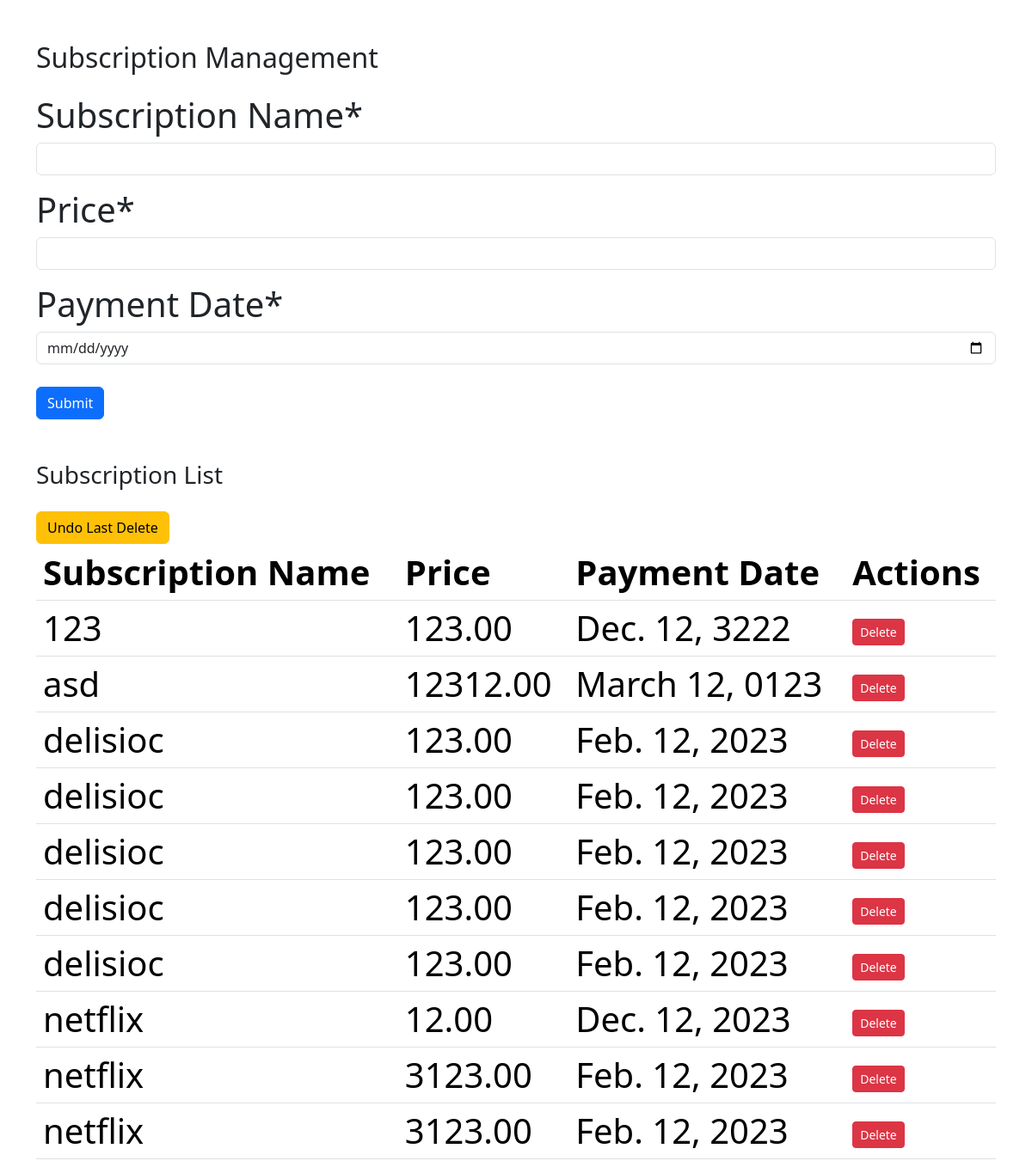
The app's page /, older data.
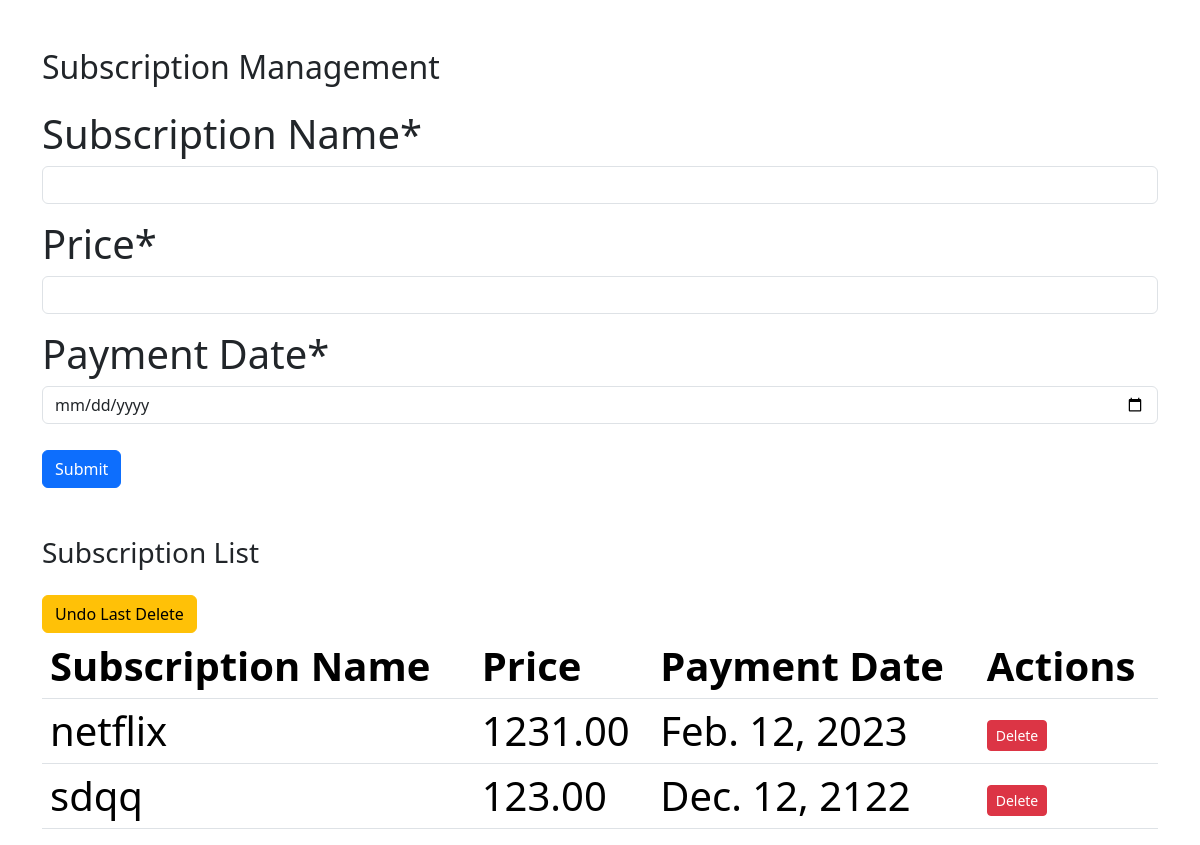
The same page, newer data.
### base/models.py (models this page shows)
class Subscription(models.Model):
    sub_name = models.CharField(max_length=100)
    price = models.DecimalField(max_digits=10, decimal_places=2)
    pay_date = models.DateField()

### base/views.py (the view)
# urls.py: path('', subscription_view, name='home'),
def subscription_view(request):
    if request.method == 'POST':
        form = SubscriptionForm(request.POST)
        if form.is_valid():
            subscription = Subscription(
                sub_name=form.cleaned_data['sub_name'],
                price=form.cleaned_data['price'],
                pay_date=form.cleaned_data['pay_date']
            )
            subscription.save()
            form = SubscriptionForm()
    else:
        form = SubscriptionForm()
    subscriptions = Subscription.objects.all().order_by('sub_name')
    return render(request, 'base/home.html', {'form': form, 'subscriptions': subscriptions})

### base/forms.py
class SubscriptionForm(forms.Form):
    sub_name = forms.CharField(label='Subscription Name', max_length=100)
    price = forms.DecimalField(label='Price', max_digits=10, decimal_places=1)
    pay_date = forms.DateField(label='Payment Date', widget=forms.DateInput(attrs={'type': 'date'}))
    def __init__(self, *args, **kwargs):
        super(SubscriptionForm, self).__init__(*args, **kwargs)
        self.helper = FormHelper()
        self.helper.form_method = 'post'
        self.helper.layout = Layout(
            'sub_name',
            'price',
            'pay_date',
            Submit('submit', 'Submit', css_class='btn btn-primary')
        )

### base/templates/base/home.html (shortened to what this page needs)
{% extends "base/base.html" %}
{% load crispy_forms_tags %}
{% block content %}
    <div class="container mt-5">
        <h2 class="mb-4">Subscription Management</h2>
        <form method="post" action="{% url 'home' %}" class="needs-validation" novalidate>
            {{ form|crispy }}
            <div class="mt-3">
                <button type="submit" class="btn btn-primary">Submit</button>
            </div>
        </form>
        <div class="mt-5">
            <h3>Subscription List</h3>
            <form method="post" action="{% url 'undo_last_delete' %}" class="mt-3">
                <button type="submit" class="btn btn-warning">Undo Last Delete</button>
            </form>
            <table class="table">
                <thead>
                    <tr>
                        <th scope="col">Subscription Name</th>
                        <th scope="col">Price</th>
                        <th scope="col">Payment Date</th>
                        <th scope="col">Actions</th>
                    </tr>
                </thead>
                <tbody>
                    {% for subscription in subscriptions %}
                        <tr>
                            <td>{{ subscription.sub_name }}</td>
                            <td>{{ subscription.price }}</td>
                            <td>{{ subscription.pay_date }}</td>
                            <td>
                                <form method="post" action="{% url 'delete_subscription' pk=subscription.pk %}">
                                    <button type="submit" class="btn btn-danger btn-sm">Delete</button>
                                </form>
                            </td>
                        </tr>
                    {% endfor %}
                </tbody>
            </table>
        </div>
    </div>
{% endblock %}

### base/templates/base/base.html (shortened to what this page needs)
<!doctype html>
<html lang="en">
  <head>
    <link href="https://cdn.jsdelivr.net/npm/bootstrap@5.3.2/dist/css/bootstrap.min.css" rel="stylesheet">
  </head>
  <body>
    <h1>{% block content%}
        {% endblock %}
    </h1>
  </body>
</html>

Row changes from the older to the newer data that the page shows:
removed Subscription: sub_name "123", price "123.00", pay_date "Dec. 12, 3222"
removed Subscription: sub_name "asd", price "12312.00", pay_date "March 12, 0123"
removed Subscription: sub_name "delisioc", price "123.00", pay_date "Feb. 12, 2023"
removed Subscription: sub_name "delisioc", price "123.00", pay_date "Feb. 12, 2023"
removed Subscription: sub_name "delisioc", price "123.00", pay_date "Feb. 12, 2023"
removed Subscription: sub_name "delisioc", price "123.00", pay_date "Feb. 12, 2023"
removed Subscription: sub_name "delisioc", price "123.00", pay_date "Feb. 12, 2023"
removed Subscription: sub_name "netflix", price "12.00", pay_date "Dec. 12, 2023"
removed Subscription: sub_name "netflix", price "3123.00", pay_date "Feb. 12, 2023"
removed Subscription: sub_name "netflix", price "3123.00", pay_date "Feb. 12, 2023"
added Subscription: sub_name "netflix", price "1231.00", pay_date "Feb. 12, 2023"
added Subscription: sub_name "sdqq", price "123.00", pay_date "Dec. 12, 2122"
